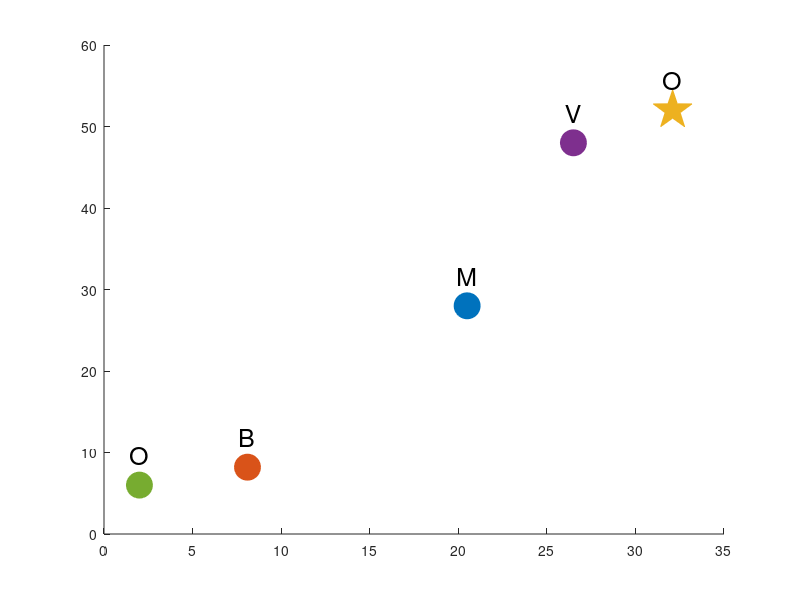

This chart was generated by the following MATLAB code: (Note: this script raises an error after producing the figure.)
%% Description
% This script plot the first evaluation figure
%%
clc; clear all; close all;
%%
Models = ["Original"; "Benign"; "McAdams"; "VoiceMask"; "Our System"];
MMR = [2 8.1 20.5 26.5 32.1];
WER = [6 8.2 28 48 52];
STOI = [100 98 84 61 73];
%%
% Define marker styles and colors for each model
markers = {"o", "s", "d", "^", "pentagram"};
colors = lines(length(Models));
markerSizes = 350*ones(1,length(MMR));
markerSizes(end) = 850;
% Color palette and markers
colors = lines(length(Models)); % Color scheme
markers = {'v', 's', 'd', '^', 'Hexagram'}; % Different marker shapes for each model
markers = {'v', 's', 'd', '^', 'o'}; % Different marker shapes for each model
markers = {'o', 'o', 'o', 'o', 'Pentagram'}; % Different marker shapes for each model

colors = [0.4660    0.6740    0.1880;
    0.8500    0.3250    0.0980;
    0         0.4470    0.7410;
    0.4940    0.1840    0.5560;
    0.9290    0.6940    0.1250;
    ];

figure;
hold on;
for i = 1:length(Models)
    scatter(MMR(i), WER(i), markerSizes(i), 'Marker', markers{i}, ...
            'MarkerEdgeColor', colors(i,:), 'MarkerFaceColor', colors(i,:), ...
            'DisplayName', sprintf('%s (STOI: %d%%)', Models(i), STOI(i)));
    text(MMR(i), WER(i) + 2.5, sprintf('%s', Models(i)), ...
        'HorizontalAlignment', 'center', 'VerticalAlignment', 'bottom', ...
        'FontSize', 18);
end
xlabel('Speaker MisMatch Rate (%)');
ylabel('Word Error Rate (%)');
set(gca, 'FontSize', 18);
grid on;
xlim([-3, max(MMR) + 5]);
ylim([0, max(WER) + 10]);
